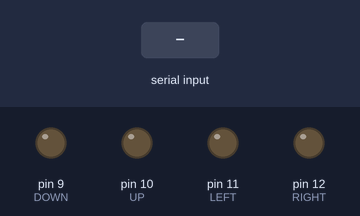
A sketch run on a simulated Arduino Uno, built with avr-gcc and run on an emulated ATmega328P. On the bench: output pins drawn as LEDs (lit = HIGH). The inputs (shaded band) are chosen by the test bench.

Above: at 0.22 s.
1.4 s: "6\n" received over Serial
At 3.3 s:
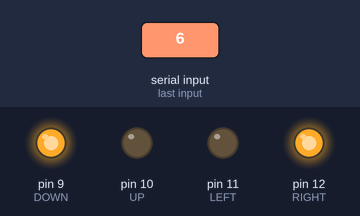
At 7.2 s:
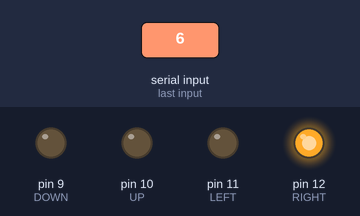
Timing chart, 0 to 8.7 s (numbered marks = the images above; inputs shaded):
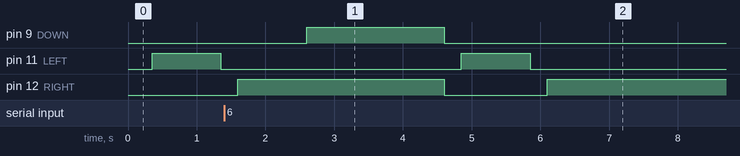

The sketch:

angry_birds_ardu.ino.ino
```cpp
const int RIGHT = 12;
const int LEFT = 11;// the pin for the LED
const int BUTTON = 7;
const int UP = 10;
const int DOWN = 9;
int speed = 1000;// the input pin where the
// pushbutton is connected
byte incomingByte = 0;
int val = 0; // val will be used to store the state
// of the input pin
int old_val = 0; // this variable stores the previous
// value of "val"
int flying = 1; // 0 stoped - 1 flying
int flipflop=0; //


void setup() {
  Serial.begin(9600);
  delay(100);
  pinMode(RIGHT, OUTPUT);
  pinMode(LEFT, OUTPUT);
  pinMode(DOWN, OUTPUT);
  pinMode(UP, OUTPUT);// tell Arduino LED is an output
  pinMode(BUTTON, INPUT); // and BUTTON is an input

}


void loop(){

  if (Serial.available()>0){

      incomingByte = Serial.read();
       val= incomingByte-'0';
       if (val <=5) {
        speed = 1000/val;
       }

       if (val == 6) {
       digitalWrite(DOWN, HIGH);
       delay(2000);
        digitalWrite(DOWN, LOW);
       }

        if (val == 7) {
       digitalWrite(UP, HIGH);
       delay(2000);
        digitalWrite(UP, LOW);
       }

  }


  if (flying == 1) {

      if (flipflop==1) {

          digitalWrite(LEFT, LOW);
          delay(250);
          digitalWrite(RIGHT, HIGH);
          flipflop=0;
        } else {

        digitalWrite(RIGHT, LOW);
        delay(250);
        digitalWrite(LEFT, HIGH);
         flipflop=1;
        }
  }

     delay(speed);


}
```

Measured:
- after the input at 1.4 s, pin 9 (DOWN): LOW → HIGH after 1.2 s, → LOW 2.0 s later
